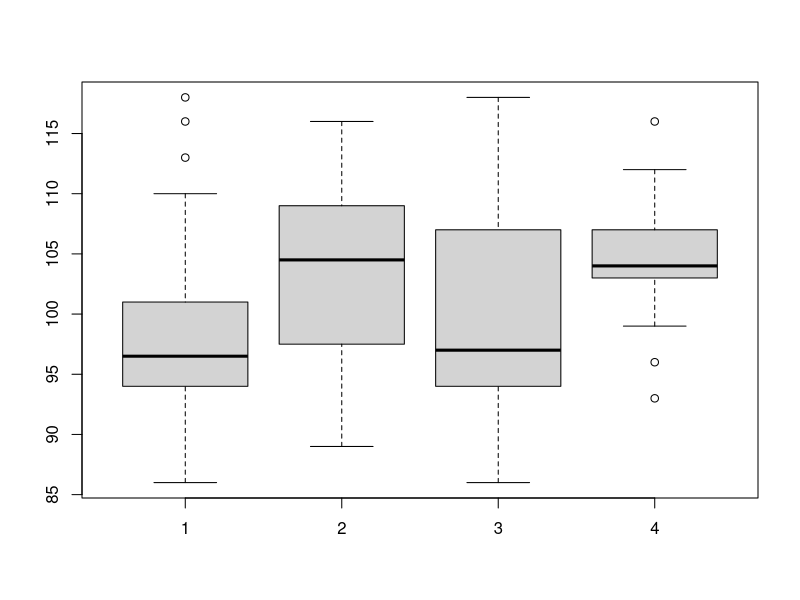
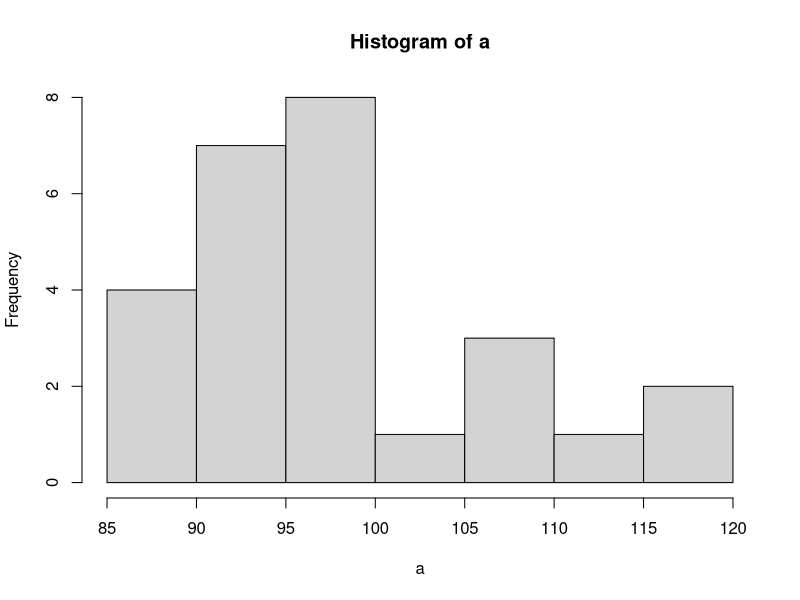
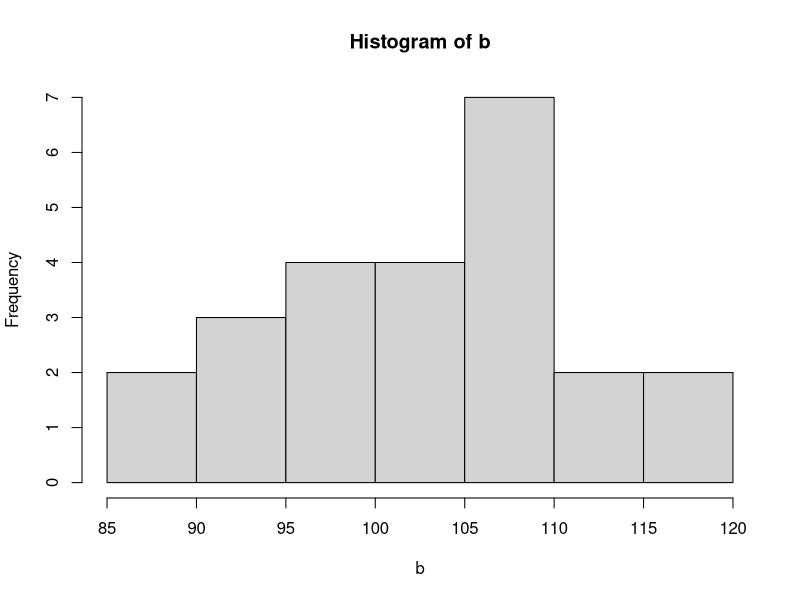
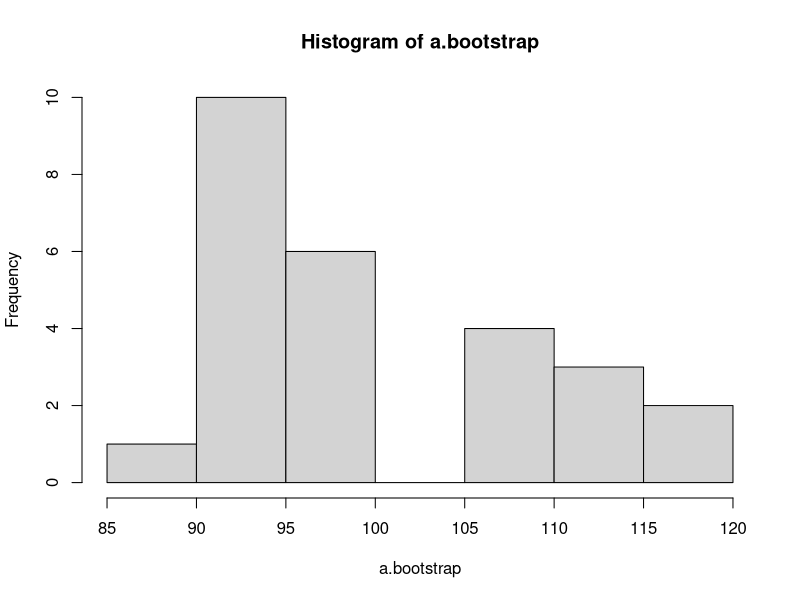
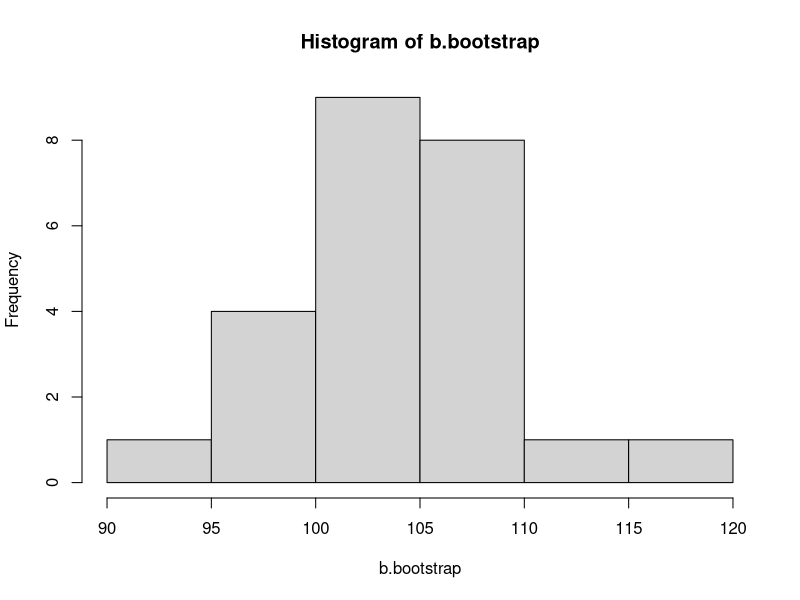
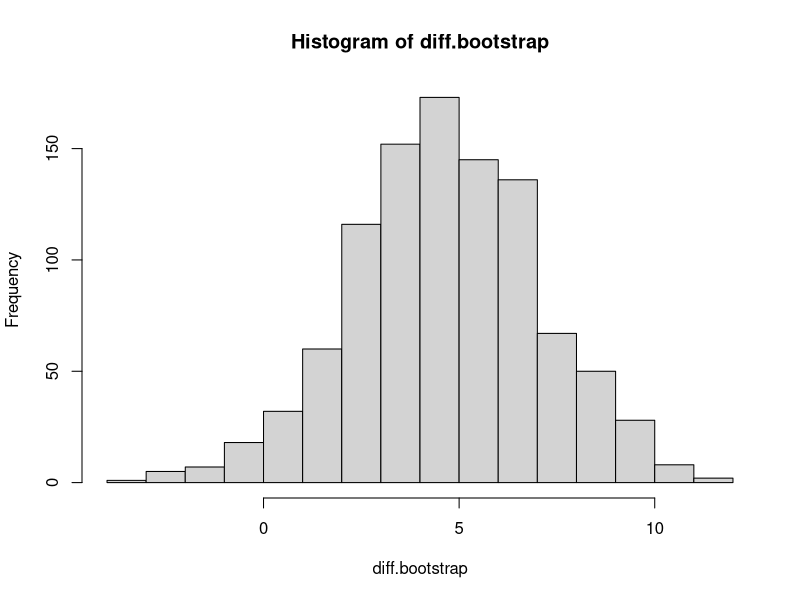
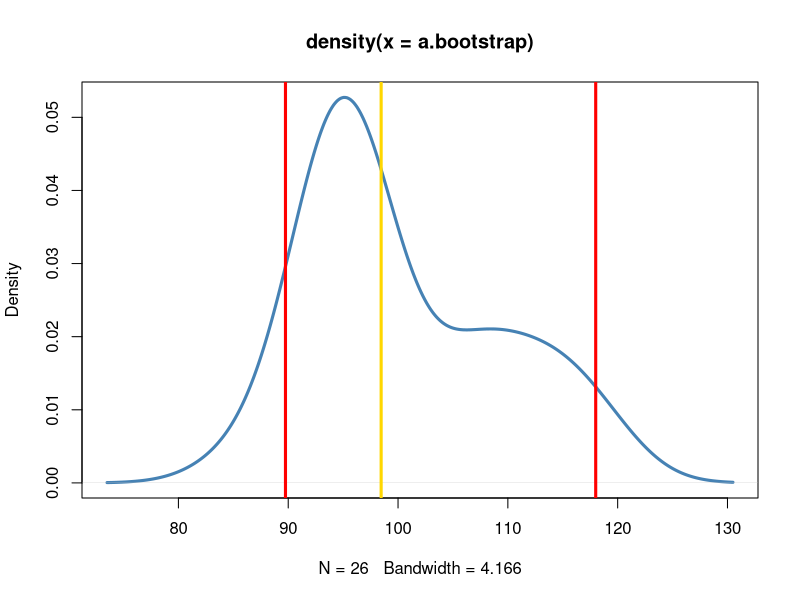
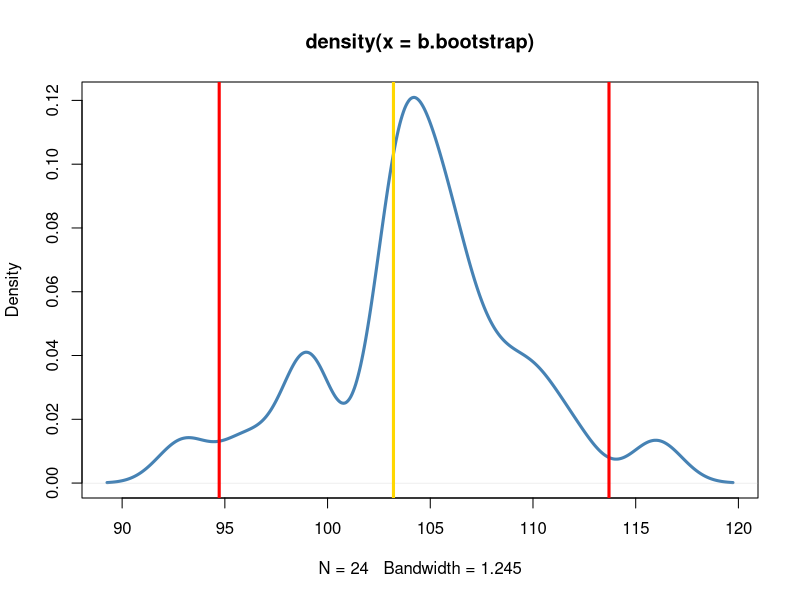

Here is the R script that generated these plots, in order:
## ---- chunk 1
#set the seed for reporducability
set.seed(2)
## ---- chunk 2
# Heterozygous (BA)
a = c(86, 88, 89, 89, 92, 93, 94, 94, 94, 95, 95, 96, 96, 97, 97, 98, 98, 99, 99, 101, 106, 107, 110, 113, 116, 118)
 
# Homozygous (BB)
b = c(89, 90, 92, 93, 93, 96, 99, 99, 99, 102, 103, 104, 105, 106, 106, 107, 108, 108, 110, 110, 112, 114, 116, 116)
 
# Difference between means of observed datasets
diff.observed = mean(b) - mean(a)
 
# Level of significance
alpha = 0.05
 
# Number of replicates
n = 1000
 
# Difference between means of bootstrapped datasets (n replicates)
diff.bootstrap = NULL
 
for (i in 1 : n) {
    # Sample with replacement (bootstrapping is with replacement)
    a.bootstrap = sample  (a, length(a), TRUE)
    b.bootstrap = sample  (b, length(b), TRUE)
     
    diff.bootstrap[i] = mean(b.bootstrap) - mean(a.bootstrap)
}
 
# Confidence interval
quantile(diff.bootstrap, c(alpha/2, 1 - alpha/2))

## ---- chunk 3
#Summary Statistics
summary(a)
summary(b)
summary(a.bootstrap)
summary(b.bootstrap)

#Boxplots and Histograms
boxplot(a,b,a.bootstrap,b.bootstrap)
hist(a)
hist(b)
hist(a.bootstrap)
hist(b.bootstrap)
diff.observed
hist(diff.bootstrap)

#We can then plot the distribution of the bootstrapped a.
plot(density(a.bootstrap), lwd=3, col="steelblue")
abline(v=mean(a), lwd=3, col='gold')
abline(v=quantile(a.bootstrap, c(alpha/2)),lwd=3, col='red')
abline(v=quantile(a.bootstrap, c(1-alpha/2)),lwd=3, col='red')

#We can then plot the distribution of the bootstrapped b.
plot(density(b.bootstrap), lwd=3, col="steelblue")
abline(v=mean(b), lwd=3, col='gold')
abline(v=quantile(b.bootstrap, c(alpha/2)),lwd=3, col='red')
abline(v=quantile(b.bootstrap, c(1-alpha/2)),lwd=3, col='red')

#We can then plot the distribution of the bootstrapped differences.
plot(density(diff.bootstrap), lwd=3, col="steelblue")
abline(v=mean(diff.observed), lwd=3, col='gold')
abline(v=quantile(diff.bootstrap, c(alpha/2)),lwd=3, col='red')
abline(v=quantile(diff.bootstrap, c(1-alpha/2)),lwd=3, col='red')

#We can then plot the distribution of the bootstrapped differences.
dotchart(diff.bootstrap,labels=row.names(diff.bootstrap))
abline(v=mean(diff.bootstrap), lwd=3, col='gold')

stripchart(a.bootstrap,method="stack",pch=19,col="Red",xlab="Systolic blood pressure")
stripchart(b.bootstrap,method="stack",pch=19,col="Red",xlab="Systolic blood pressure" )
stripchart(a,method="stack",pch=19, col="Red",xlab="Systolic blood pressure")
stripchart(b,method="stack",pch=19, col="Red",xlab="Systolic blood pressure")

## ---- chunk 4
data(sleep)
attach(sleep)
sleep
## ---- chunk 5
#for reference get the t stat of the sample and store it
t.ref = with(sleep, t.test(extra~group)$statistic) 

# Get just the data
scores = sleep$extra 

#Set Level of significsnce
alpha=.05

# the number of replicates
n = 999         

# establish storage for the results
t.values = numeric(n)    

#bootstrap putting the values into 2 groups with replacement, calculate t test and store
for (i in 1:n) {
 group1 = sample(scores, size=10, replace=T)
 group2 = sample(scores, size=10, replace=T)
 t.values[i] = t.test(group1,group2)$statistic
}

#Compare 
tapply(extra, group, mean)
mean(group1)
mean(group2)

#make a histogram of the t values and plot the t test from the original sample as well as  quantiles
hist(t.values)
abline(v=t.ref,lwd=3, col='gold')
abline(v=quantile(t.values, c(alpha/2)),lwd=3, col='red')
abline(v=quantile(t.values, c(1-alpha/2)),lwd=3, col='red')

#Dotplot
stripchart(extra~group,method="stack", pch=c(1,2,3), col=c("red","blue","green"), 
    xlab="Extra Hours of Sleep",  ylab="Group", main="Extra Sleep vs. Drug", offset=0.5)


#Calculate the simulation p-value ... 
#Remember, "t.values<.05" generates a logical vector of TRUEs and FALSEs, in which TRUEs count as ones and FALSEs count as zeros. 
# one-tailed (lower)
mean(t.values<=t.ref)  

# two-tailed
mean(abs(t.values)>=abs(t.ref))

## ---- chunk 6
#set the seed for reporducability
rats = c(10, 27,30, 40, 46, 51, 52, 104, 146)


# Level of significance
alpha = 0.05
 
# Number of replicates
n = 10000

#Bootstrap means
rats.bootstrap = NULL
for (i in 1:n) {
    rats.bootstrap[i] = mean(sample(rats, size=9, replace=T))
   }

#Dot plot of original data with mean and calculated confidence intervals
dotchart(rats)
abline(v=mean(rats),lwd=3, col='gold')
abline(v=mean(rats)+qt(alpha/2,df=length(rats)-1)*sd(rats)/sqrt(length(rats)),lwd=3, col='red')
abline(v=mean(rats)+qt(1-alpha/2,df=length(rats)-1)*sd(rats)/sqrt(length(rats)),lwd=3, col='red')

#Dot plot bootstrapped data with mean from original data and quantiles
dotchart(rats.bootstrap)
abline(v=mean(rats),lwd=3, col='gold')
abline(v=quantile(rats.bootstrap, c(alpha/2)),lwd=3, col='red')
abline(v=quantile(rats.bootstrap, c(1-alpha/2)),lwd=3, col='red')
